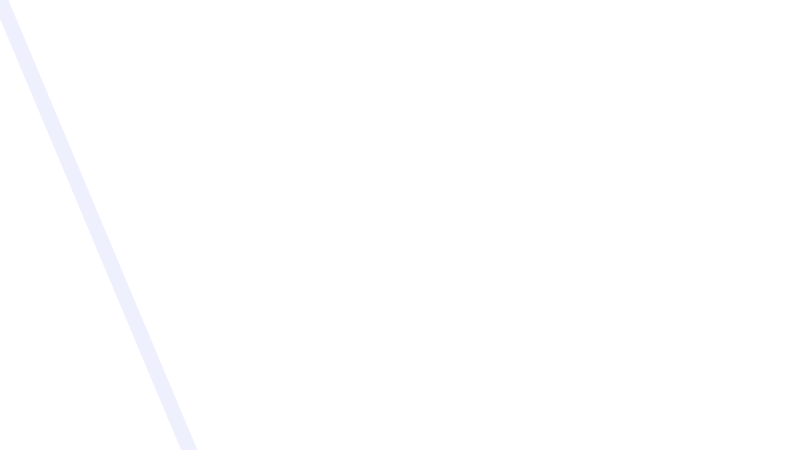
Frame 1 (no input)
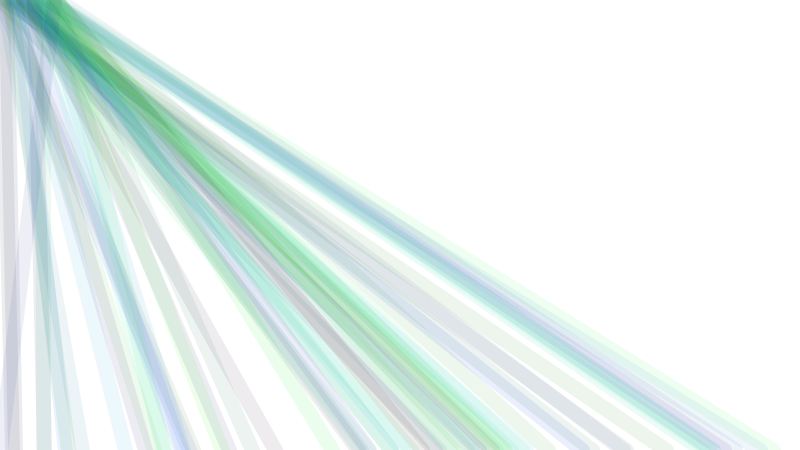
Frame 60 (the mouse pressed at the canvas centre just before this capture)
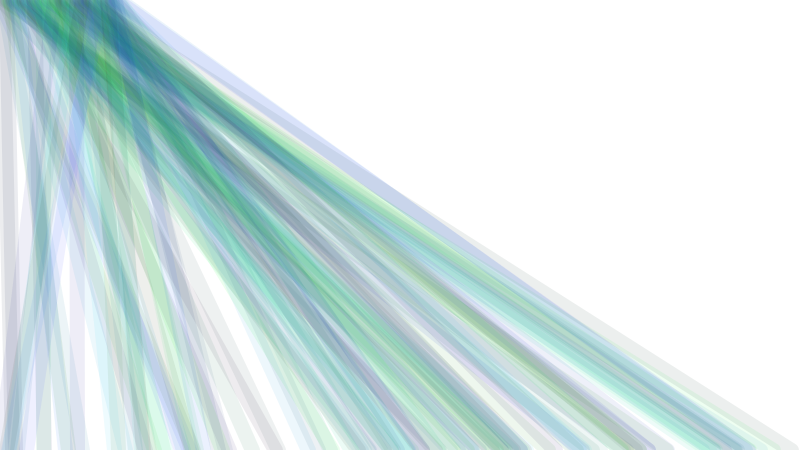
Frame 120 (the mouse held since frame 60 and released just before this capture)

The Processing sketch that drew these frames (run headless with seeded random() and noise(); from frame 60 on, the mouse is pressed at the canvas centre):

// Processing sketch: processing_103169
// ── processing_103169.pde

int i = 000; 

void setup() {
    size(800, 450); 
    background(255);
    smooth();
    strokeWeight(15);
    frameRate(160);
} 
void draw() {
    stroke(random(50), random(255), random(255), 20);
    
    int imax = width *2 + height *2;
    
    if (i < width){ line(i, 0, random(0, width), height); }
    else if (i < width + height){ line(i, i-width, 0, random(0, height)); }
    else if (i < width*2 + height){ line(width*2+height - i, height, random(0, width), 0); }
    else if (i < imax){ line(0, imax - i, width, random(0, height)); }
    
    
    if (i < imax) {
        i++;
    } else {
        i = 0; 
    }
}
